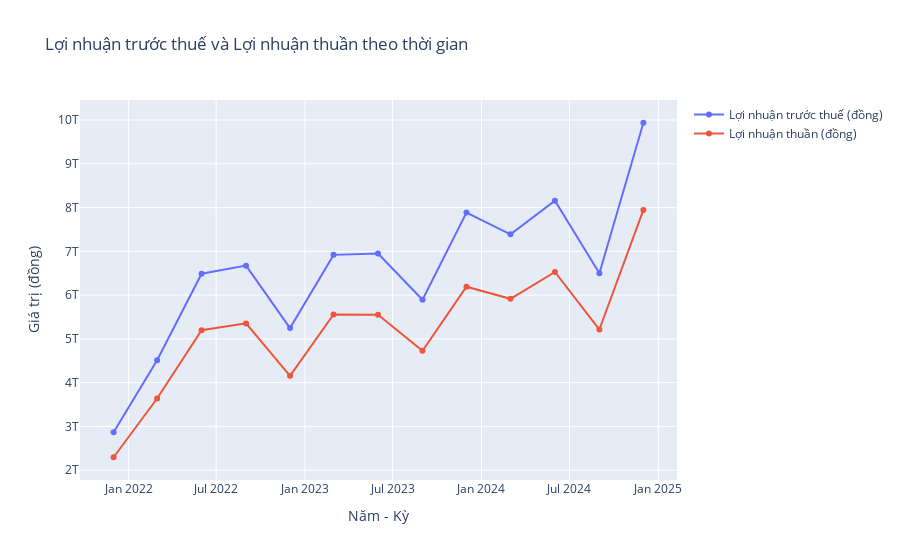

This figure's notebook cell:
### Markdown cell above
Theo biểu đồ tăng trưởng lợi nhuận, ta thấy:
- Từ năm 2022 đến quý 3 năm 2023, tăng trưởng lợi nhuận dương, trong đó quý 4 năm 2022 tăng trưởng đạt đỉnh.
- Tăng trưởng lợi nhuận từ năm 2023 có xu hướng giảm, và tăng trưởng âm vào quý 3 2023.
- Tăng trưởng lợi nhuận từ cuối năm 2023 - 2024 không ổn định và không có xu hướng rõ ràng.

### Code cell
fig = go.Figure()

fig.add_trace(go.Scatter(
    x=bid_kqkd["Năm"].astype(str) + "-" + bid_kqkd["Tháng"].astype(str),
    y=bid_kqkd["LN trước thuế"],
    mode="lines+markers",
    name="Lợi nhuận trước thuế (đồng)"
))
fig.add_trace(go.Scatter(
    x=bid_kqkd["Năm"].astype(str) + "-" + bid_kqkd["Tháng"].astype(str),
    y=bid_kqkd["Lợi nhuận thuần"],
    mode="lines+markers",
    name="Lợi nhuận thuần (đồng)"
))

fig.update_layout(
    title="Lợi nhuận trước thuế và Lợi nhuận thuần theo thời gian",
    xaxis_title="Năm - Kỳ",
    yaxis_title="Giá trị (đồng)"
)

fig.show()

### Figure 1 — Plotly figure (JSON) as saved in the notebook; plotly's stock layout.template omitted (floating-point values rounded to 4 significant figures)
{"data": [{"mode": "lines+markers", "name": "Lợi nhuận trước thuế (đồng)", "type": "scatter", "x": ["2024-12", "2024-9", "2024-6", "2024-3", "2023-12", "2023-9", "2023-6", "2023-3", "2022-12", "2022-9", "2022-6", "2022-3", "2021-12"], "y": [9938144000000, 6498279000000, 8158532000000, 7389914000000, 7886764000000, 5892788000000, 6950633000000, 6919579000000, 5245911000000, 6673383000000, 6489854000000, 4513501000000, 2868211000000]}, {"mode": "lines+markers", "name": "Lợi nhuận thuần (đồng)", "type": "scatter", "x": ["2024-12", "2024-9", "2024-6", "2024-3", "2023-12", "2023-9", "2023-6", "2023-3", "2022-12", "2022-9", "2022-6", "2022-3", "2021-12"], "y": [7946423000000, 5213866000000, 6528169000000, 5915579000000, 6190625000000, 4727935000000, 5549837000000, 5559041000000, 4156992000000, 5354232000000, 5199635000000, 3637665000000, 2295616000000]}], "layout": {"title": {"text": "Lợi nhuận trước thuế và Lợi nhuận thuần theo thời gian"}, "xaxis": {"title": {"text": "Năm - Kỳ"}}, "yaxis": {"title": {"text": "Giá trị (đồng)"}}}}
